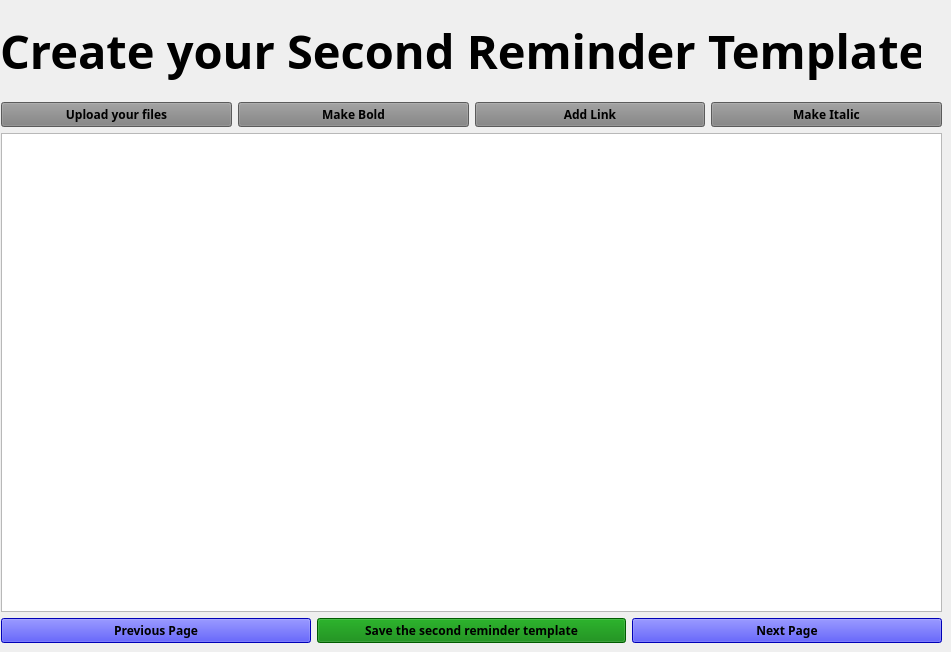
          <widget class="QWidget" name="page_reminder_two">
           <widget class="QLabel" name="lbl_title_second_temp">
            <property name="geometry">
             <rect>
              <x>0</x>
              <y>20</y>
              <width>921</width>
              <height>61</height>
             </rect>
            </property>
            <property name="font">
             <font>
              <family>Bradley Hand ITC</family>
              <pointsize>35</pointsize>
              <bold>true</bold>
             </font>
            </property>
            <property name="text">
             <string>Create your Second Reminder Template</string>
            </property>
           </widget>
           <widget class="QWidget" name="layoutWidget">
            <property name="geometry">
             <rect>
              <x>1</x>
              <y>102</y>
              <width>941</width>
              <height>541</height>
             </rect>
            </property>
            <layout class="QVBoxLayout" name="verticalLayout_26">
             <item>
              <layout class="QHBoxLayout" name="horizontalLayout_16">
               <item>
                <widget class="QPushButton" name="btn_upload_second">
                 <property name="font">
                  <font>
                   <family>Segoe Print</family>
                   <bold>true</bold>
                  </font>
                 </property>
                 <property name="styleSheet">
                  <string notr="true">background-color:gray</string>
                 </property>
                 <property name="text">
                  <string>Upload your files</string>
                 </property>
                </widget>
               </item>
               <item>
                <widget class="QPushButton" name="btn_bold_second">
                 <property name="font">
                  <font>
                   <family>Segoe Print</family>
                   <bold>true</bold>
                  </font>
                 </property>
                 <property name="styleSheet">
                  <string notr="true">background-color:gray</string>
                 </property>
                 <property name="text">
                  <string>Make Bold</string>
                 </property>
                </widget>
               </item>
               <item>
                <widget class="QPushButton" name="btn_link_second">
                 <property name="font">
                  <font>
                   <family>Segoe Print</family>
                   <bold>true</bold>
                  </font>
                 </property>
                 <property name="styleSheet">
                  <string notr="true">background-color:gray</string>
                 </property>
                 <property name="text">
                  <string>Add Link</string>
                 </property>
                </widget>
               </item>
               <item>
                <widget class="QPushButton" name="btn_italic_second">
                 <property name="font">
                  <font>
                   <family>Segoe Print</family>
                   <bold>true</bold>
                  </font>
                 </property>
                 <property name="styleSheet">
                  <string notr="true">background-color:gray</string>
                 </property>
                 <property name="text">
                  <string>Make Italic</string>
                 </property>
                </widget>
               </item>
              </layout>
             </item>
             <item>
              <widget class="QTextBrowser" name="txt_second_reminder"/>
             </item>
             <item>
              <layout class="QHBoxLayout" name="horizontalLayout_15">
               <item>
                <widget class="QPushButton" name="btn_previous_page_second_temp">
                 <property name="font">
                  <font>
                   <family>Segoe Print</family>
                   <bold>true</bold>
                  </font>
                 </property>
                 <property name="styleSheet">
                  <string notr="true">background-color:Blue
</string>
                 </property>
                 <property name="text">
                  <string>Previous Page</string>
                 </property>
                </widget>
               </item>
               <item>
                <widget class="QPushButton" name="btn_save_second_temp">
                 <property name="font">
                  <font>
                   <family>Segoe Print</family>
                   <bold>true</bold>
                  </font>
                 </property>
                 <property name="styleSheet">
                  <string notr="true">background-color:green</string>
                 </property>
                 <property name="text">
                  <string>Save the second reminder template</string>
                 </property>
                </widget>
               </item>
               <item>
                <widget class="QPushButton" name="btn_next_page_second_temp">
                 <property name="font">
                  <font>
                   <family>Segoe Print</family>
                   <bold>true</bold>
                  </font>
                 </property>
                 <property name="styleSheet">
                  <string notr="true">background-color:Blue</string>
                 </property>
                 <property name="text">
                  <string>Next Page</string>
                 </property>
                </widget>
               </item>
              </layout>
             </item>
            </layout>
           </widget>
          </widget>
